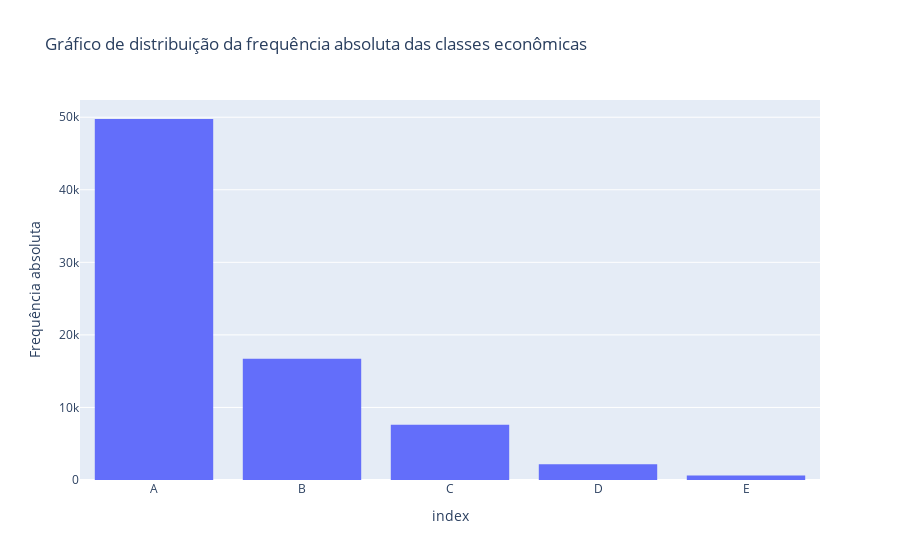

The notebook cell saved with this chart:
### Code cell
fig = px.histogram(
    fi,
    x = fi.index,
    y = fi,
    title = 'Gráfico de distribuição da frequência absoluta das classes econômicas'
)

fig.update_layout(
    yaxis_title = 'Frequência absoluta'
)

fig.show()

### Figure 1 — Plotly figure (JSON) as saved in the notebook; plotly's stock layout.template omitted (floating-point values rounded to 4 significant figures)
{"data": [{"alignmentgroup": "True", "bingroup": "x", "histfunc": "sum", "hovertemplate": "index=%{x}<br>sum of y=%{y}<extra></extra>", "legendgroup": "", "marker": {"color": "#636efa", "pattern": {"shape": ""}}, "name": "", "offsetgroup": "", "orientation": "v", "showlegend": false, "type": "histogram", "x": ["A", "B", "C", "D", "E"], "xaxis": "x", "y": [49755, 16700, 7599, 2178, 608], "yaxis": "y"}], "layout": {"barmode": "relative", "legend": {"tracegroupgap": 0}, "title": {"text": "Gráfico de distribuição da frequência absoluta das classes econômicas"}, "xaxis": {"anchor": "y", "domain": [0, 1], "title": {"text": "index"}}, "yaxis": {"anchor": "x", "domain": [0, 1], "title": {"text": "Frequência absoluta"}}}}
